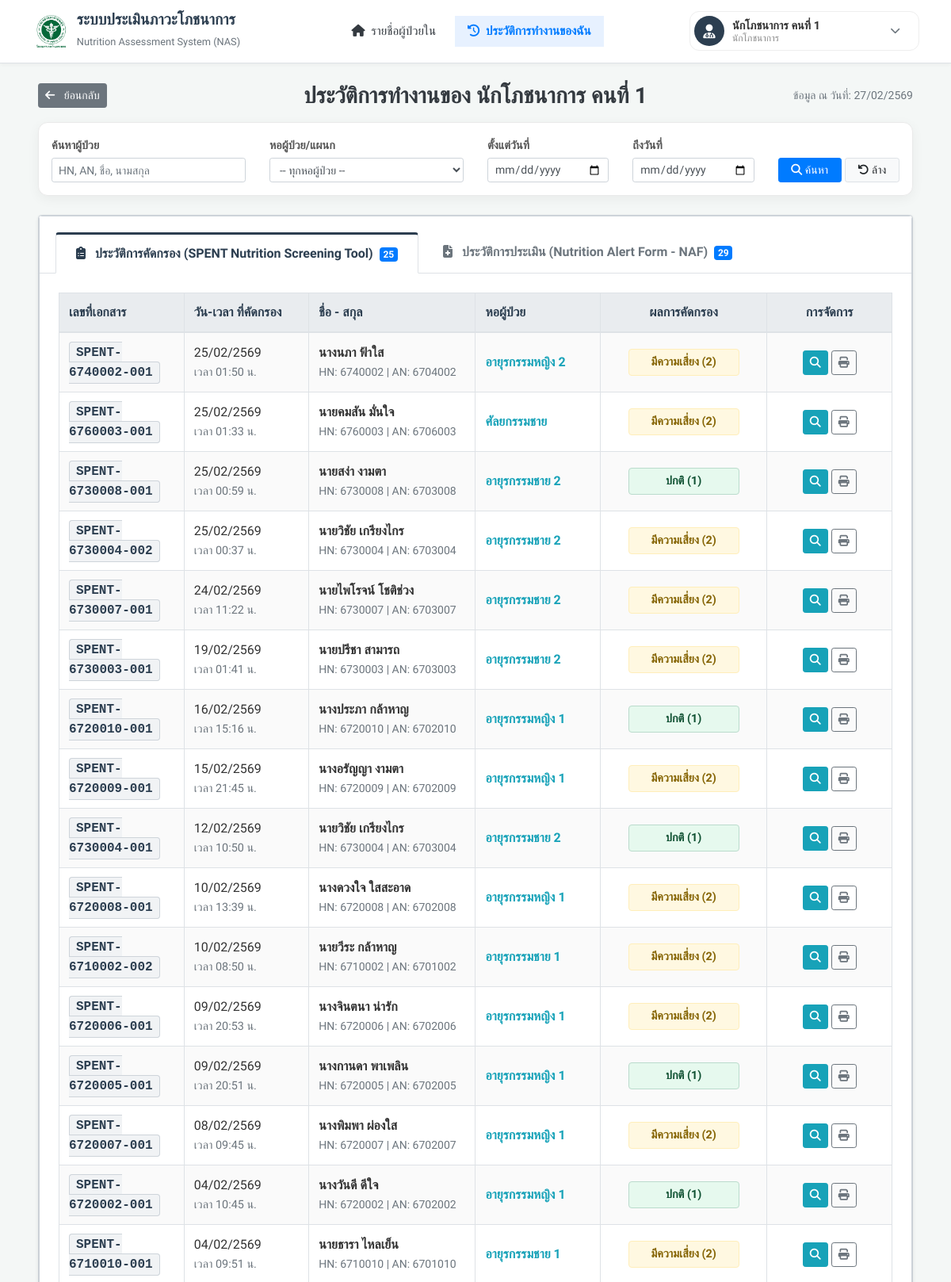
Screenshot of /nutrition_form_history.php (signed in, upper part) with the database file from the repository.
### tables this page shows
CREATE TABLE `nutrition_screening` (
  `nutrition_screening_id` int(11) NOT NULL COMMENT 'รหัสลำดับการคัดกรอง',
  `doc_no` varchar(20) NOT NULL COMMENT 'เลขที่เอกสารการคัดกรอง',
  `admissions_an` varchar(20) NOT NULL COMMENT 'รหัส AN',
  `patient_hn` varchar(20) NOT NULL COMMENT 'รหัส HN',
  `nutritionist_id` int(11) DEFAULT NULL COMMENT 'รหัสผู้ทำการคัดกรอง',
  `nutrition_screening_datetime` datetime NOT NULL COMMENT 'วันและเวลาที่ทำการคัดกรองภาวะโภชนาการ',
  `nutrition_screening_seq` int(11) DEFAULT 1 COMMENT 'ลำดับครั้งที่คัดกรองของการเข้ารับการรักษารอบนี้ ',
  `initial_diagnosis` varchar(255) DEFAULT NULL COMMENT 'การวินิจฉัยโรคเบื้องต้น',
  `present_weight` decimal(5,2) DEFAULT NULL COMMENT 'น้ำหนักตัวปัจจุบัน (กิโลกรัม)',
  `normal_weight` decimal(5,2) DEFAULT NULL COMMENT 'น้ำหนักตัวปกติ (กิโลกรัม)',
  `height` decimal(5,2) DEFAULT NULL COMMENT 'ส่วนสูงของผู้ป่วย (เซนติเมตร)',
  `bmi` decimal(5,2) DEFAULT NULL COMMENT 'ค่าดัชนีมวลกาย (BMI) ที่คำนวณได้',
  `weight_method` varchar(100) DEFAULT NULL COMMENT 'วิธีการที่ได้น้ำหนักมา',
  `q1_weight_loss` int(11) DEFAULT NULL COMMENT 'คะแนนคำถาม Q1: น้ำหนักลดลงโดยไม่ได้ตั้งใจ (1 = ใช่, 0 = ไม่ใช่)',
  `q2_eat_less` int(11) DEFAULT NULL COMMENT 'คะแนนคำถาม Q2: รับประทานอาหารได้น้อยลง (1 = ใช่, 0 = ไม่ใช่)',
  `q3_bmi_abnormal` int(11) DEFAULT NULL COMMENT 'คะแนนคำถาม Q3: BMI ต่ำกว่าเกณฑ์มาตรฐาน (1 = ใช่, 0 = ไม่ใช่)',
  `q4_critical` int(11) DEFAULT NULL COMMENT 'คะแนนคำถาม Q4: ผู้ป่วยมีภาวะวิกฤต (1 = ใช่, 0 = ไม่ใช่)',
  `nutrition_screening_result` varchar(50) DEFAULT NULL COMMENT 'ผลการคัดกรองรวม',
  `notes` text DEFAULT NULL COMMENT 'หมายเหตุหรือข้อมูลเพิ่มเติมจากการคัดกรอง',
  `created_at` datetime DEFAULT current_timestamp() COMMENT 'วันและเวลาที่ข้อมูลคัดกรองถูกบันทึกลงระบบ',
  `screening_status` varchar(50) DEFAULT NULL COMMENT 'สถานะความคืบหน้า (เช่น ปกติ, มีความเสี่ยง, รอทำแบบประเมิน, ประเมินต่อแล้ว)',
  `has_assessment` tinyint(1) DEFAULT 0 COMMENT 'สถานะการทำแบบประเมิน NAF ต่อเนื่อง (1 = มีการทำ NAF แล้ว, 0 = ยังไม่ทำ)',
  `assessment_doc_no` varchar(20) DEFAULT NULL COMMENT 'เลขที่เอกสารแบบประเมิน NAF ที่เชื่อมโยงกับใบนี้'
);

CREATE TABLE `patient` (
  `patient_id` int(11) NOT NULL COMMENT 'รหัสลำดับอ้างอิงข้อมูลผู้ป่วย',
  `patient_hn` varchar(20) NOT NULL COMMENT 'รหัสประจำตัวผู้ป่วย',
  `patient_id_card` varchar(13) DEFAULT NULL COMMENT 'เลขประจำตัวประชาชน 13 หลัก',
  `patient_firstname` varchar(100) NOT NULL COMMENT 'ชื่อจริงผู้ป่วย',
  `patient_lastname` varchar(100) NOT NULL COMMENT 'นามสกุลผู้ป่วย',
  `patient_gender` enum('ชาย','หญิง') DEFAULT NULL COMMENT 'เพศของผู้ป่วย',
  `patient_dob` date DEFAULT NULL COMMENT 'วันเดือนปีเกิดของผู้ป่วย',
  `patient_phone` varchar(20) DEFAULT NULL COMMENT 'เบอร์โทรศัพท์สำหรับติดต่อผู้ป่วยหรือญาติ',
  `patient_drug_allergy` text DEFAULT NULL COMMENT 'ประวัติการแพ้ยา',
  `patient_congenital_disease` text DEFAULT NULL COMMENT 'โรคประจำตัว'
);

CREATE TABLE `ward` (
  `ward_id` int(11) NOT NULL COMMENT 'รหัสลำดับอ้างอิงหอผู้ป่วย',
  `ward_name` varchar(100) NOT NULL COMMENT 'ชื่อหอผู้ป่วย'
);

### nutrition_form_history.php (the view, shortened to what this page needs)
<?php
require_once 'connect_db.php';
$currentPage = basename($_SERVER['PHP_SELF']);
$my_id = $_SESSION['user_id'];
$search     = isset($_GET['search']) ? trim($_GET['search']) : '';
$start_date = isset($_GET['start_date']) ? $_GET['start_date'] : '';
$end_date   = isset($_GET['end_date']) ? $_GET['end_date'] : '';
function thaiDateOfficial($datetime)
{
    $time = strtotime($datetime);
    $day = date('d', $time);
    $month = date('m', $time);
    $year = date('Y', $time) + 543;
    $hour = date('H:i', $time);
    return $day . "/" . $month . "/" . $year . " <br><span class='text-muted' style='font-size:0.9em;'>เวลา " . $hour . " น.</span>";
}
try {
    $sql_spent = "
        SELECT
            ns.*,
            p.patient_firstname,
            p.patient_lastname,
            w.ward_name
        FROM nutrition_screening ns
        JOIN patient p ON ns.patient_hn = p.patient_hn
        LEFT JOIN admissions a ON ns.admissions_an = a.admissions_an
        LEFT JOIN ward w ON a.ward_id = w.ward_id
        WHERE ns.nutritionist_id = :uid
    ";
    $params_spent = [':uid' => $my_id];
    $sql_spent .= " ORDER BY ns.nutrition_screening_datetime DESC";
    $stmt = $conn->prepare($sql_spent);
    $stmt->execute($params_spent);
    $history_spent = $stmt->fetchAll(PDO::FETCH_ASSOC);
    $sql_naf = "
        SELECT
            na.*,
            p.patient_firstname,
            p.patient_lastname,
            w.ward_name
        FROM nutrition_assessment na
        JOIN patient p ON na.patient_hn = p.patient_hn
        LEFT JOIN admissions a ON na.admissions_an = a.admissions_an
        LEFT JOIN ward w ON a.ward_id = w.ward_id
        WHERE na.nutritionist_id = :uid
    ";
    $params_naf = [':uid' => $my_id];
    $sql_naf .= " ORDER BY na.nutrition_assessment_datetime DESC";
    $stmt = $conn->prepare($sql_naf);
    $stmt->execute($params_naf);
    $history_naf = $stmt->fetchAll(PDO::FETCH_ASSOC);
} catch (PDOException $e) {
    error_log("Database Error: " . $e->getMessage());
    $history_spent = [];
    $history_naf = [];
}
?>
<!DOCTYPE html>
<html lang="th">
<head>
    <link rel="stylesheet" href="https://cdnjs.cloudflare.com/ajax/libs/font-awesome/6.4.0/css/all.min.css">
    <link rel="stylesheet" href="https://cdn.jsdelivr.net/npm/bootstrap@4.6.2/dist/css/bootstrap.min.css">
    <link rel="stylesheet" href="css/nutrition_form_history.css">
</head>
<body>
    <nav class="navbar navbar-expand-md navbar-light fixed-top navbar-custom border-bottom">
        <div class="container-fluid px-lg-4">
            <a class="navbar-brand d-flex align-items-center" href="#">
                <img src="img/logo_kph.jpg" class="brand-logo mr-2 d-none d-sm-block" alt="Logo"
                    onerror="this.style.display='none'">
                <div class="brand-text">
                    <h1>ระบบประเมินภาวะโภชนาการ</h1>
                    <small>Nutrition Assessment System (NAS)</small>
                </div>
            </a>
            <ul class="navbar-nav ml-auto align-items-center d-none d-md-flex">
                <li class="nav-item mx-1">
                    <a class="nav-link px-3 <?php echo ($currentPage == 'index.php') ? 'active text-primary' : 'text-dark'; ?>"
                        href="index.php">
                        <i class="fa-solid fa-home mr-1"></i> รายชื่อผู้ป่วยใน
                    </a>
                </li>
                <li class="nav-item mx-1">
                    <a class="nav-link px-3 <?php echo ($currentPage == 'nutrition_form_history.php') ? 'active text-primary' : 'text-dark'; ?>"
                        href="nutrition_form_history.php">
                        <i class="fa-solid fa-clock-rotate-left mr-1"></i> ประวัติการทำงานของฉัน
                    </a>
                </li>
            </ul>
            <ul class="navbar-nav ml-auto">
                <li class="nav-item dropdown">
                    <a class="nav-link p-0" href="#" id="userDropdown" role="button" data-toggle="dropdown"
                        aria-haspopup="true" aria-expanded="false" style="min-width: 290px;">
                        <div class="user-profile-btn">
                            <div class="user-avatar">
                                <i class="fa-solid fa-user-doctor"></i>
                            </div>
                            <div class="user-info d-none d-md-block" style="flex-grow: 1;">
                                <div class="user-name"><?php echo htmlspecialchars($_SESSION['user_name']); ?></div>
                                <div class="user-role"><?php echo htmlspecialchars($_SESSION['user_position']); ?></div>
                            </div>
                            <i class="fa-solid fa-chevron-down text-muted mr-2" style="font-size: 0.8rem;"></i>
                        </div>
                    </a>
                </li>
            </ul>
        </div>
    </nav>
    <div class="container-fluid px-lg-5 mt-4 mb-5">
        <div class="d-flex justify-content-center align-items-center mb-3 position-relative">
            <a href="index.php" class="btn btn-sm btn-secondary position-absolute" style="left: 0;" title="ย้อนกลับ">
                <i class="fas fa-arrow-left mr-2"></i> ย้อนกลับ
            </a>
            <h3 class="text-dark font-weight-bold mb-0">
                ประวัติการทำงานของ <?php echo htmlspecialchars($_SESSION['user_name']); ?>
            </h3>
            <div class="text-muted small position-absolute" style="right: 0;">
                ข้อมูล ณ วันที่: <?php echo date("d/m/") . (date("Y") + 543); ?>
            </div>
        </div>
        <div class="filter-card p-3 mb-4">
            <form method="GET" action="nutrition_form_history.php">
                <div class="row align-items-end">
                    <div class="col-md-3 mb-2 mb-md-0">
                        <label class="filter-label">ค้นหาผู้ป่วย</label>
                        <input type="text" class="form-control form-control-sm" name="search" placeholder="HN, AN, ชื่อ, นามสกุล" value="<?php echo htmlspecialchars($search); ?>">
                    </div>
                    <div class="col-md-3 mb-2 mb-md-0">
                        <label class="filter-label">หอผู้ป่วย/แผนก</label>
                        <select name="ward_id" class="form-control form-control-sm">
                            <option value="">-- ทุกหอผู้ป่วย --</option>
                        </select>
                    </div>
                    <div class="col-md-2 mb-2 mb-md-0">
                        <label class="filter-label">ตั้งแต่วันที่</label>
                        <input type="date" class="form-control form-control-sm" name="start_date" value="<?php echo htmlspecialchars($start_date); ?>">
                    </div>
                    <div class="col-md-2 mb-2 mb-md-0">
                        <label class="filter-label">ถึงวันที่</label>
                        <input type="date" class="form-control form-control-sm" name="end_date" value="<?php echo htmlspecialchars($end_date); ?>">
                    </div>
                    <div class="col-md-2 mb-2 mb-md-0">
                        <label class="filter-label d-none d-md-block">&nbsp;</label>
                        <div class="d-flex">
                            <button type="submit" class="btn btn-sm btn-primary flex-grow-1 mr-1"><i class="fas fa-search"></i> ค้นหา</button>
                            <a href="nutrition_form_history.php" class="btn btn-sm btn-light border flex-grow-1"><i class="fas fa-undo"></i> ล้าง</a>
                        </div>
                    </div>
                </div>
            </form>
        </div>
        <div class="card-formal">
            <div class="card-formal">
                <ul class="nav nav-tabs nav-tabs-formal" id="myTab" role="tablist">
                    <li class="nav-item">
                        <a class="nav-link active" id="spent-tab" data-toggle="tab" href="#spent" role="tab" aria-controls="spent" aria-selected="true">
                            <i class="fas fa-clipboard-list mr-2"></i> ประวัติการคัดกรอง (SPENT Nutrition Screening Tool)
                            <span class="badge badge-primary ml-1"><?php echo count($history_spent); ?></span>
                        </a>
                    </li>
                    <li class="nav-item">
                        <a class="nav-link" id="naf-tab" data-toggle="tab" href="#naf" role="tab" aria-controls="naf" aria-selected="false">
                            <i class="fas fa-file-medical mr-2"></i> ประวัติการประเมิน (Nutrition Alert Form - NAF)
                            <span class="badge badge-primary ml-1"><?php echo count($history_naf); ?></span>
                        </a>
                    </li>
                </ul>
                <div class="tab-content p-4" id="myTabContent">
                    <div class="tab-pane fade show active" id="spent" role="tabpanel" aria-labelledby="spent-tab">
                        <div class="table-responsive">
                            <table class="table table-bordered table-striped table-formal">
                                <thead>
                                    <tr>
                                        <th width="15%">เลขที่เอกสาร</th>
                                        <th width="15%">วัน-เวลา ที่คัดกรอง</th>
                                        <th width="20%">ชื่อ - สกุล</th>
                                        <th width="15%">หอผู้ป่วย</th>
                                        <th width="20%" class="text-center">ผลการคัดกรอง</th>
                                        <th width="15%" class="text-center">การจัดการ</th>
                                    </tr>
                                </thead>
                                <tbody>
                                    <?php if (count($history_spent) > 0): ?>
                                        <?php foreach ($history_spent as $row): ?>
                                            <?php
                                            $score = $row['q1_weight_loss'] + $row['q2_eat_less'] + $row['q3_bmi_abnormal'] + $row['q4_critical'];
                                            $statusClass = ($score >= 2) ? 'status-risk' : 'status-normal';
                                            $statusText = ($score >= 2) ? 'มีความเสี่ยง' : 'ปกติ';
                                            ?>
                                            <tr>
                                                <td class="align-middle"><span class="doc-badge"><?php echo htmlspecialchars($row['doc_no']); ?></span></td>
                                                <td class="align-middle"><?php echo thaiDateOfficial($row['nutrition_screening_datetime']); ?></td>
                                                <td class="align-middle">
                                                    <strong><?php echo htmlspecialchars($row['patient_firstname']) . ' ' . htmlspecialchars($row['patient_lastname']); ?></strong><br>
                                                    <span class="text-muted small">HN: <?php echo htmlspecialchars($row['patient_hn']); ?> | AN: <?php echo htmlspecialchars($row['admissions_an'] ? $row['admissions_an'] : '-'); ?></span>
                                                </td>
                                                <td class="align-middle text-info font-weight-bold">
                                                    <?php echo htmlspecialchars(isset($row['ward_name']) ? $row['ward_name'] : '-'); ?>
                                                </td>
                                                <td class="align-middle text-center">
                                                    <span class="status-label <?php echo $statusClass; ?>">
                                                        <?php echo $statusText; ?> (<?php echo $score; ?>)
                                                    </span>
                                                </td>
                                                <td class="align-middle text-center">
                                                    <a href="nutrition_screening_form_view.php?doc_no=<?php echo htmlspecialchars($row['doc_no']); ?>" target="_blank" class="btn btn-sm btn-info text-white mb-1 mb-xl-0" title="ดูรายละเอียด">
                                                        <i class="fas fa-search"></i>
                                                    </a>
                                                    <a href="nutrition_screening_form_report.php?doc_no=<?php echo htmlspecialchars($row['doc_no']); ?>" target="_blank" class="btn btn-sm btn-outline-secondary" title="สั่งพิมพ์">
                                                        <i class="fas fa-print"></i>
                                                    </a>
                                                </td>
                                            </tr>
                                        <?php endforeach; ?>
                                    <?php else: ?>
                                        <tr>
                                            <td colspan="6" class="text-center py-5 text-muted">-- ไม่พบข้อมูลการคัดกรองตามเงื่อนไข --</td>
                                        </tr>
                                    <?php endif; ?>
                                </tbody>
                            </table>
                        </div>
                    </div>
                </div>
            </div>
        </div>
</body>
</html>

### rows the page displays
nutrition_screening: doc_no "SPENT-6740002-001", nutrition_screening_datetime "25", nutrition_screening_datetime "02", nutrition_screening_datetime "2569", nutrition_screening_datetime "01:50", patient.patient_firstname "นางนภา", patient.patient_lastname "ฟ้าใส", patient_hn "6740002", admissions_an "6704002", ward.ward_name "อายุรกรรมหญิง 2", statusText "มีความเสี่ยง", score "2"
nutrition_screening: doc_no "SPENT-6760003-001", nutrition_screening_datetime "25", nutrition_screening_datetime "02", nutrition_screening_datetime "2569", nutrition_screening_datetime "01:33", patient.patient_firstname "นายคมสัน", patient.patient_lastname "มั่นใจ", patient_hn "6760003", admissions_an "6706003", ward.ward_name "ศัลยกรรมชาย", statusText "มีความเสี่ยง", score "2"
nutrition_screening: doc_no "SPENT-6730008-001", nutrition_screening_datetime "25", nutrition_screening_datetime "02", nutrition_screening_datetime "2569", nutrition_screening_datetime "00:59", patient.patient_firstname "นายสง่า", patient.patient_lastname "งามตา", patient_hn "6730008", admissions_an "6703008", ward.ward_name "อายุรกรรมชาย 2", statusText "ปกติ", q3_bmi_abnormal "1"
nutrition_screening: doc_no "SPENT-6730004-002", nutrition_screening_datetime "25", nutrition_screening_datetime "02", nutrition_screening_datetime "2569", nutrition_screening_datetime "00:37", patient.patient_firstname "นายวิชัย", patient.patient_lastname "เกรียงไกร", patient_hn "6730004", admissions_an "6703004", ward.ward_name "อายุรกรรมชาย 2", statusText "มีความเสี่ยง", score "2"
nutrition_screening: doc_no "SPENT-6730007-001", nutrition_screening_datetime "24", nutrition_screening_datetime "02", nutrition_screening_datetime "2569", nutrition_screening_datetime "11:22", patient.patient_firstname "นายไพโรจน์", patient.patient_lastname "โชติช่วง", patient_hn "6730007", admissions_an "6703007", ward.ward_name "อายุรกรรมชาย 2", statusText "มีความเสี่ยง", score "2"
nutrition_screening: doc_no "SPENT-6730003-001", nutrition_screening_datetime "19", nutrition_screening_datetime "02", nutrition_screening_datetime "2569", nutrition_screening_datetime "01:41", patient.patient_firstname "นายปรีชา", patient.patient_lastname "สามารถ", patient_hn "6730003", admissions_an "6703003", ward.ward_name "อายุรกรรมชาย 2", statusText "มีความเสี่ยง", score "2"
nutrition_screening: doc_no "SPENT-6720010-001", nutrition_screening_datetime "16", nutrition_screening_datetime "02", nutrition_screening_datetime "2569", nutrition_screening_datetime "15:16", patient.patient_firstname "นางประภา", patient.patient_lastname "กล้าหาญ", patient_hn "6720010", admissions_an "6702010", ward.ward_name "อายุรกรรมหญิง 1", statusText "ปกติ", q1_weight_loss "1"
nutrition_screening: doc_no "SPENT-6720009-001", nutrition_screening_datetime "15", nutrition_screening_datetime "02", nutrition_screening_datetime "2569", nutrition_screening_datetime "21:45", patient.patient_firstname "นางอรัญญา", patient.patient_lastname "งามตา", patient_hn "6720009", admissions_an "6702009", ward.ward_name "อายุรกรรมหญิง 1", statusText "มีความเสี่ยง", score "2"
nutrition_screening: doc_no "SPENT-6730004-001", nutrition_screening_datetime "12", nutrition_screening_datetime "02", nutrition_screening_datetime "2569", nutrition_screening_datetime "10:50", patient.patient_firstname "นายวิชัย", patient.patient_lastname "เกรียงไกร", patient_hn "6730004", admissions_an "6703004", ward.ward_name "อายุรกรรมชาย 2", statusText "ปกติ", q3_bmi_abnormal "1"
nutrition_screening: doc_no "SPENT-6720008-001", nutrition_screening_datetime "10", nutrition_screening_datetime "02", nutrition_screening_datetime "2569", nutrition_screening_datetime "13:39", patient.patient_firstname "นางดวงใจ", patient.patient_lastname "ใสสะอาด", patient_hn "6720008", admissions_an "6702008", ward.ward_name "อายุรกรรมหญิง 1", statusText "มีความเสี่ยง", score "2"
nutrition_screening: doc_no "SPENT-6710002-002", nutrition_screening_datetime "10", nutrition_screening_datetime "02", nutrition_screening_datetime "2569", nutrition_screening_datetime "08:50", patient.patient_firstname "นายวีระ", patient.patient_lastname "กล้าหาญ", patient_hn "6710002", admissions_an "6701002", ward.ward_name "อายุรกรรมชาย 1", statusText "มีความเสี่ยง", score "2"
nutrition_screening: doc_no "SPENT-6720006-001", nutrition_screening_datetime "09", nutrition_screening_datetime "02", nutrition_screening_datetime "2569", nutrition_screening_datetime "20:53", patient.patient_firstname "นางจินตนา", patient.patient_lastname "น่ารัก", patient_hn "6720006", admissions_an "6702006", ward.ward_name "อายุรกรรมหญิง 1", statusText "มีความเสี่ยง", score "2"
nutrition_screening: doc_no "SPENT-6720005-001", nutrition_screening_datetime "09", nutrition_screening_datetime "02", nutrition_screening_datetime "2569", nutrition_screening_datetime "20:51", patient.patient_firstname "นางกานดา", patient.patient_lastname "พาเพลิน", patient_hn "6720005", admissions_an "6702005", ward.ward_name "อายุรกรรมหญิง 1", statusText "ปกติ", q1_weight_loss "1"
nutrition_screening: doc_no "SPENT-6720007-001", nutrition_screening_datetime "08", nutrition_screening_datetime "02", nutrition_screening_datetime "2569", nutrition_screening_datetime "09:45", patient.patient_firstname "นางพิมพา", patient.patient_lastname "ผ่องใส", patient_hn "6720007", admissions_an "6702007", ward.ward_name "อายุรกรรมหญิง 1", statusText "มีความเสี่ยง", score "2"
nutrition_screening: doc_no "SPENT-6720002-001", nutrition_screening_datetime "04", nutrition_screening_datetime "02", nutrition_screening_datetime "2569", nutrition_screening_datetime "10:45", patient.patient_firstname "นางวันดี", patient.patient_lastname "ดีใจ", patient_hn "6720002", admissions_an "6702002", ward.ward_name "อายุรกรรมหญิง 1", statusText "ปกติ", q1_weight_loss "1"
nutrition_screening: doc_no "SPENT-6710010-001", nutrition_screening_datetime "04", nutrition_screening_datetime "02", nutrition_screening_datetime "2569", nutrition_screening_datetime "09:51", patient.patient_firstname "นายธารา", patient.patient_lastname "ไหลเย็น", patient_hn "6710010", admissions_an "6701010", ward.ward_name "อายุรกรรมชาย 1", statusText "มีความเสี่ยง", score "2"

### other values shown
$_SESSION['user_name'] "นักโภชนาการ คนที่ 1"
$_SESSION['user_position'] "นักโภชนาการ"
count($history_spent) "25"
count($history_naf) "29"
